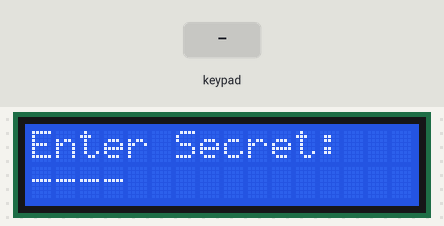
Bench run of a sketch on a simulated Arduino Mega 2560, built with avr-gcc and run on an emulated ATmega2560. Parts: 16×2 character LCD. Wiring (inferred from the names in the program): 4×4 keypad with keys 1 2 3 A 4 5 6 B 7 8 9 C * 0 # D (labels assumed): rows pin 45, pin 43, pin 41, pin 39; columns pin 37, pin 35, pin 33, pin 31. The inputs (shaded band) are chosen by the test bench. What the sketch prints to the serial monitor is not drawn.

Above: at 3.2 s.
3.3 s: keypad keys 4 5 4 3 4 1 3 9 pressed 0.4 s apart
At 5.2 s:
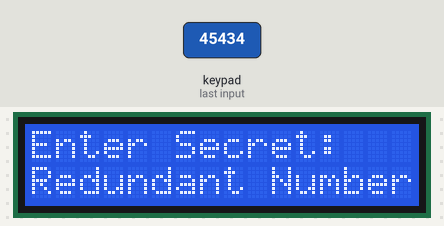
8.8 s: key 'A' pressed
At 9.7 s:
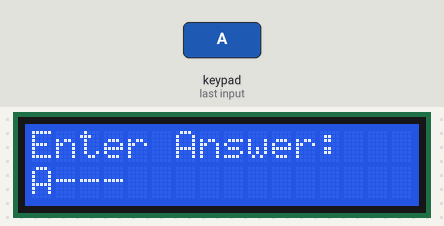
10.5 s: keypad keys 4 5 4 3 4 1 3 9 # pressed 0.4 s apart
At 12.0 s:
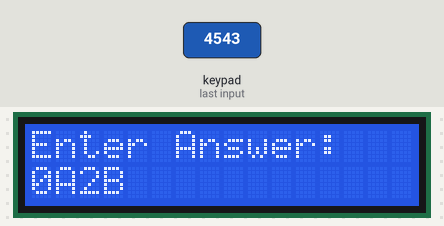
17.1 s: key 'B' pressed
20.1 s: keypad keys 4 5 4 3 4 1 3 9 * pressed 0.4 s apart
At 26.5 s:
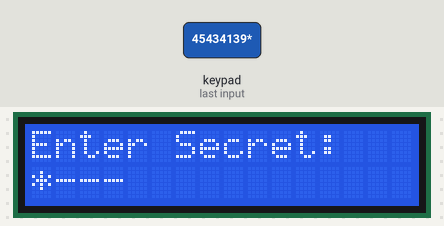
26.7 s: key 'C' pressed
At 27.4 s:
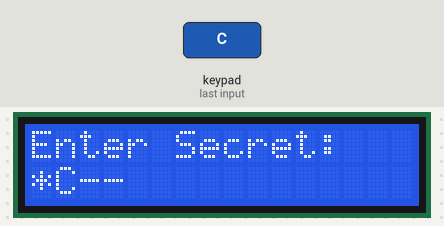
Timing chart, 0 to 29.3 s (numbered marks = the images above; inputs shaded):
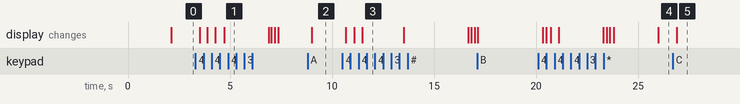

Measured:
- after the input at 3.3 s, the display: first changes after 0.21 s (image 1 shows a later state)
- after the input at 8.8 s, the display: changes after 0.20 s (image 2)
- after the input at 10.5 s, the display: first changes after 0.17 s (image 3 shows a later state)
- after the input at 20.1 s, the display: first differs from a run without the input after 0.40 s (image 4 shows a later state)
- after the input at 26.7 s, the display: changes after 0.19 s (image 5)

The sketch:

4x4ButtonMatrixGame.ino
```cpp
/*
   4 digits guessing number game
   The circuit:
   1602 I2C LCD Monitor attached to pin20(SDA),pin21(SCL) on MEGA2560
   4x4 button matrix attached to pin 31,33,35,37,39,41,43,45 on MEGA2560

   Created 2019-08-20
   By Bruce Chiu
   Email: boo.chiu@gmail.com
*/

//for arduino uno
//int rowPins[]={11,10,9,8};
//int columnPins[]={7,6,5,4};

#include <Wire.h>
#include <LiquidCrystal_I2C.h>
LiquidCrystal_I2C lcd(0x27, 16, 2);
//for arduino MEGA 2560
int rowPins[] = {45, 43, 41, 39};
int columnPins[] = {37, 35, 33, 31};
//int rowPins[] = {49,47,45, 43};
//int columnPins[] = {41,39,37, 35};
char digitaMap[4][4] {
  {'1', '2', '3', 'A'},
  {'4', '5', '6', 'B'},
  {'7', '8', '9', 'C'},
  {'*', '0', '#', 'D'}
};

char secretDigits[4], testDigits[4];
enum state {SET, GUESS};
const int btnPin = 2;
int digitCount = 0;
int loseCount = 0;
int aRecord = 0, bRecord = 0; //recording right position and number
state gameState = SET;
void setup()
{
  Serial.begin(115200);
  lcd.begin();

  // Turn on the blacklight and print a message.
  lcd.backlight();
  lcd.setCursor(0, 0);
  lcd.print("4 digits Game");
  for (int i = 0; i < 4; i++)
  {
    pinMode(rowPins[i], INPUT_PULLUP);
    pinMode(columnPins[i], OUTPUT);
    digitalWrite(columnPins[i], HIGH);
  }
  pinMode(btnPin, INPUT_PULLUP);
  delay(2000);
}

void loop()
{
  char c = getKey();
  switch (gameState) {
    case SET:
      lcd.setCursor(0, 0);
      lcd.print("Enter Secret:    ");
      lcd.setCursor(0, 1);
      loseCount = 0;

      if (digitCount == 0) {
        lcd.print("----              ");
      }
      if (c != 0) {

        secretDigits[digitCount] = c;
        lcd.setCursor(digitCount, 1);
        lcd.print(c);
        digitCount++;
        if (digitCount == 4) {
          if (checkRedundantNum(secretDigits)) {
            lcd.setCursor(0, 1);
            lcd.print("Redundant Numbers    ");
            delay(2000);
          }
          else {
            gameState = GUESS;

          }
          digitCount = 0;
        }
      }
      break;
    case GUESS:
      lcd.setCursor(0, 0);
      lcd.print("Enter Answer:    ");
      lcd.setCursor(0, 1);
      if (digitCount == 0) {
        lcd.print("----          ");
      }
      if (c != 0) {
        testDigits[digitCount] = c;
        lcd.setCursor(digitCount, 1);
        lcd.print(c);
        digitCount++;
        if (digitCount == 4) {
          gameState = GUESS;
          if (checkAnswer2()) {
            lcd.setCursor(0, 1);
            lcd.print("You Win!"        );
            delay(3000);
            gameState = SET;
          }
          else {
            loseCount++;
            lcd.setCursor(0, 1);
            lcd.print(aRecord);
            lcd.print('A');
            lcd.print(bRecord);
            lcd.print('B');
            delay(2000);
            lcd.setCursor(0, 1);
            int leftCount = 10 - loseCount;
            lcd.print(leftCount);
            lcd.print(" Times Left    ");
            delay(3000);

            if (loseCount == 10) {
              lcd.setCursor(0, 1);
              lcd.print("Game Over      ");
              delay(3000);
              gameState = SET;
            }
          }
          digitCount = 0;
          aRecord = bRecord = 0;
        }
      }
      break;
    default:
      Serial.print("No matching case.");
  }


}

int checkRedundantNum(char *ptr) {
  int redundantCount = 0;
  for (int i = 0; i < 3; i++) {
    for (int j = 1; j < 4 - i; j++) {
      if (*(ptr+i) == *(ptr+i+j)) {
        redundantCount++;
        Serial.println("i="+String(i));
        Serial.println("j="+String(j));
        Serial.println("testDigits[i]="+String(*(ptr+i)));
        Serial.println("testDigits[i+j]="+String(*(ptr+i+j)));
      }
    }

  }
//  lcd.setCursor(0, 1);
//  lcd.print("rCount:");
//  lcd.print(redundantCount);
//  delay(1000);
  return redundantCount;
}

bool checkAnswer() {
  for (int i = 0; i < 4; i++) {
    if (secretDigits[i] != testDigits[i]) {
      return 0;
    }
  }
  return 1;
}

bool checkAnswer2() {
  for (int i = 0; i < 4; i++) {
    for (int j = 0; j < 4; j++) {
      if (testDigits[i] == secretDigits[j]) {
        if (i == j) {
          aRecord++;
        }
        else {
          bRecord++;
        }
      }
    }
  }
  if (aRecord == 4) {
    return 1;
  }
  else {
    return 0;
  }
}

char getKey() {
  for (int i = 0; i < 4; i++) {
    digitalWrite(columnPins[i], LOW);
    for (int j = 0; j < 4; j++) {
      if (digitalRead(rowPins[j]) == LOW) {
        delay(20);
        while (digitalRead(rowPins[j]) == LOW);
        digitalWrite(columnPins[i], HIGH);
        return digitaMap[j][i];

      }
    }
    digitalWrite(columnPins[i], HIGH);
  }
  return 0;
}
```
